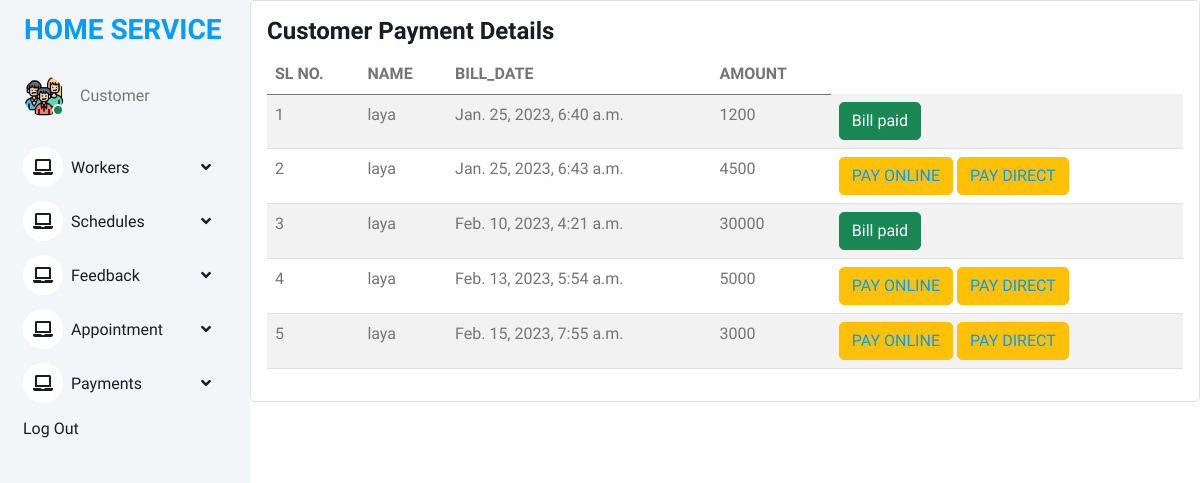
The app's page /customer_view_payment_details (signed in) with its own data.
### online_home_service_app/models.py (models this page shows)
class Bill(models.Model):
    name = models.ForeignKey(Register, on_delete=models.CASCADE)
    bill_date = models.DateTimeField(auto_now_add=True)
    amount = models.IntegerField()
    paid_on = models.DateField(auto_now=True)
    status = models.IntegerField(default=0)

class Register(models.Model):
    user = models.OneToOneField(Login,on_delete=models.CASCADE)
    name = models.CharField(max_length=100)
    address = models.CharField(max_length=100)
    mobile = models.CharField(max_length=10)
    email = models.EmailField()
    def __str__(self):
        return self.name

### online_home_service_app/views.py (the view)
# urls.py: path("customer_view_payment_details", views.customer_view_payment_details, name="customer_view_payment_details"),
@login_required(login_url = 'logout')
def customer_view_payment_details(request):
    u = Register.objects.get(user=request.user)
    a = Bill.objects.filter(name=u)
    return render(request, 'customer/customer_view_payment_details.html', {'a': a})

### templates/customer/customer_view_payment_details.html
{% extends 'customer/customer base.html' %}
{% load crispy_forms_tags %}
{% block content %}
<div class="col-lg-18 grid-margin stretch-card">
              <div class="card">
                <div class="card-body">
                  <h4 class="card-title">Customer Payment Details</h4>
                  <div class="table-responsive">
                    <table class="table table-striped">
                      <thead>
                        <tr>
                          <th>SL NO.</th>
                          <th>NAME</th>
                          <th>BILL_DATE</th>
                          <th>AMOUNT</th>
                        </tr>
                      </thead>
                      <tbody>
                      {% for i in a %}
                        <tr>
                          <td>{{forloop.counter}}</td>
                          <td>{{ i.name }}</td>
                          <td>{{ i.bill_date }}</td>
                          <td>{{ i.amount }}</td>
                          <td>
                              {% if i.status == 0 %}
                        <button type="button" class="btn btn-warning">
                          <a href= " {% url 'pay_bill' i.id  %}" >PAY ONLINE</a></button>
                              <button type="button" class="btn btn-warning" >
                              <a href= " {% url 'direct_payment' i.id %}" >PAY DIRECT</a></button>
                        {% else %}
                        <button type="button" class="btn btn-success">Bill paid</button>
                              {% endif %}
                          </td>
                        </tr>
                      {% endfor %}
                      </tbody>
                    </table>
                  </div>
                </div>
              </div>
            </div>
{% endblock %}

### static/static1/assets2/css/style.css (style rules this page uses)
:root { --primary: #009CFF; --light: #F3F6F9; --dark: #191C24; }
.btn { transition: .5s; }

### records on screen
Bill: name "laya", bill_date "Jan. 25, 2023, 6:40 a.m.", amount "1200", status "Bill paid"
Bill: name "laya", bill_date "Jan. 25, 2023, 6:43 a.m.", amount "4500", status "PAY ONLINE"
Bill: name "laya", bill_date "Feb. 10, 2023, 4:21 a.m.", amount "30000", status "Bill paid"
Bill: name "laya", bill_date "Feb. 13, 2023, 5:54 a.m.", amount "5000", status "PAY ONLINE"
Bill: name "laya", bill_date "Feb. 15, 2023, 7:55 a.m.", amount "3000", status "PAY ONLINE"
